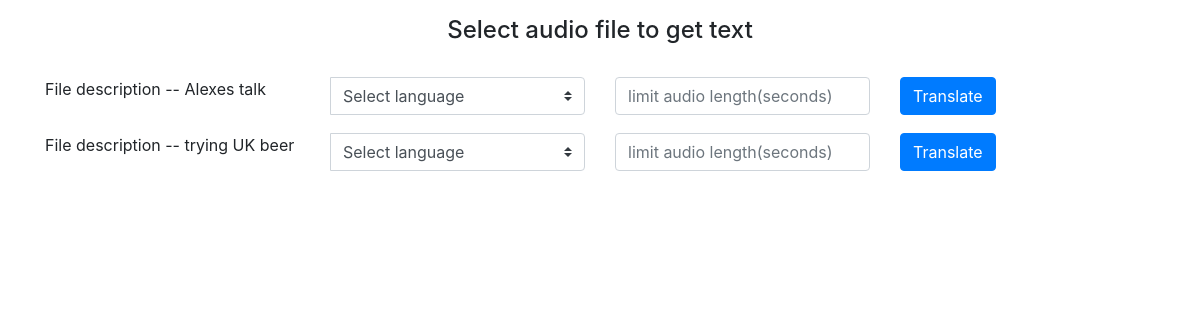
Before: / with the older database file.
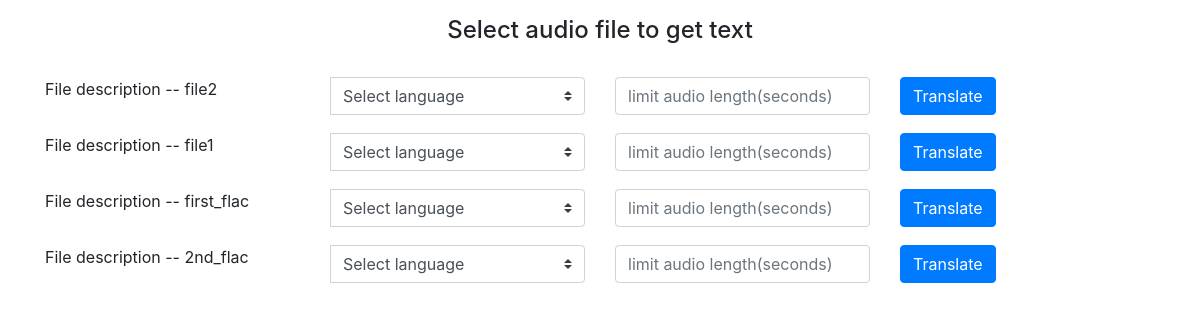
After: the same page with the newer database file.
### audio_to_text/models.py (models this page shows, shortened)
class AudioFileModel(models.Model):
    audio_file = models.FileField(upload_to="file_storage/", verbose_name='Audio files', )
    description = models.CharField(max_length=50, verbose_name="Audio File description")
    class Meta:
        verbose_name = "Audio File"
        verbose_name_plural = "Audio Files"

### audio_to_text/views.py (the view, shortened to what this page needs)
# urls.py: path("", IndexView.as_view(), name="index"),
class IndexView(ListView):
    model = AudioFileModel
    template_name = "audio_to_text/index.html"

### templates/audio_to_text/index.html (shortened to what this page needs)
<!DOCTYPE html>
{% extends "audio_to_text/base.html" %}
{% load bootstrap4 %}
{%  block content %}
<div class="container">
<div class="row mt-3 mb-4" >
    <div class="col text-center">
    <h4>Select audio file to get text</h4>
        </div>
</div>
    {% for object in object_list %}
        <div class="row mt-3" >
<div class="col-3">
    <p> File description --  {{ object.description }} </p>
</div>
 <div class="col-3">
      <form  class="input-group" action="{{ request.get_full_path_info }}" method="post" name="form1" id="1">
<select class="custom-select" name="languages">
  <option selected>Select language</option>
</select>
 </div>
<div class="col-3">
<input type="text" name="dur" placeholder="limit audio length(seconds)" class="form-control"/>
</div>
        <div class="col-3 input-group-btn">
        <button type="submit" class="btn btn-primary">Translate</button>
        </div>
  </div>
    {% endfor %}
</div>
{% endblock content %}

### templates/audio_to_text/base.html (shortened to what this page needs)
{% load bootstrap4 %}
{% bootstrap_css %}
<!DOCTYPE html>
<html lang="en">
<head>
    <link rel="stylesheet" href="https://stackpath.bootstrapcdn.com/bootstrap/4.3.1/css/bootstrap.min.css">
</head>
<body>
{%  block content %}{% endblock content %}
</body>
</html>

Changed rows visible on the page:
removed AudioFileModel: description "Alexes talk"
removed AudioFileModel: description "trying UK beer"
added AudioFileModel: description "file2"
added AudioFileModel: description "file1"
added AudioFileModel: description "first_flac"
added AudioFileModel: description "2nd_flac"
